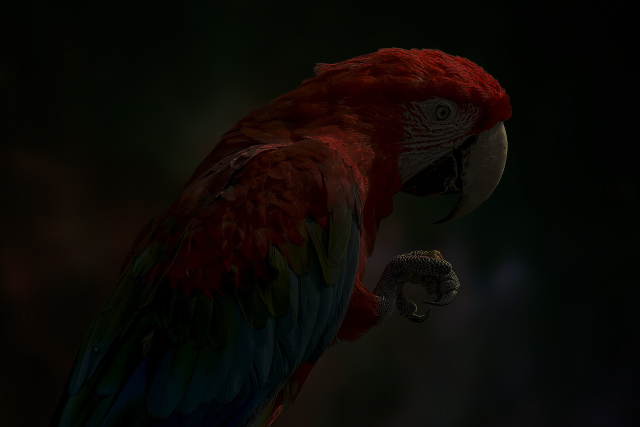
#> input picture parrot.jpg, 1280 x 853 px (shown at 1/2 size)
$ jupyter execute Histogram.ipynb
#> lines starting #> are read from the running program, lines starting #| are printed output that depends on the picture
# Ex. No: 03
## Histogram Equalization Using OpenCV (Grayscale & Color Images)

**Name :** SHYAM S    **Reg. No :** 212223240156    **Slot No :** 26OD1143

### Write a Python program using OpenCV to perform histogram equalization on the given grayscale image **"parrot.jpg"**.

The program should:

- Import the required libraries (**OpenCV, NumPy, Matplotlib**).
- Read the image **"parrot.jpg"** in **grayscale** format.
- Display the grayscale image and plot its histogram.
- Perform **histogram equalization** on the grayscale image using `cv2.equalizeHist()` to enhance its contrast.
- Using Matplotlib, display the following in a **2 × 2 grid layout**:
  - Original Grayscale Image
  - Histogram of Original Image
  - Enhanced (Equalized) Image
  - Histogram of Enhanced Image

[cell 1]
# Import required libraries
import cv2
import numpy as np
import matplotlib.pyplot as plt

[cell 2]
# Read the image in grayscale format
img = cv2.imread('parrot.jpg', cv2.IMREAD_GRAYSCALE)
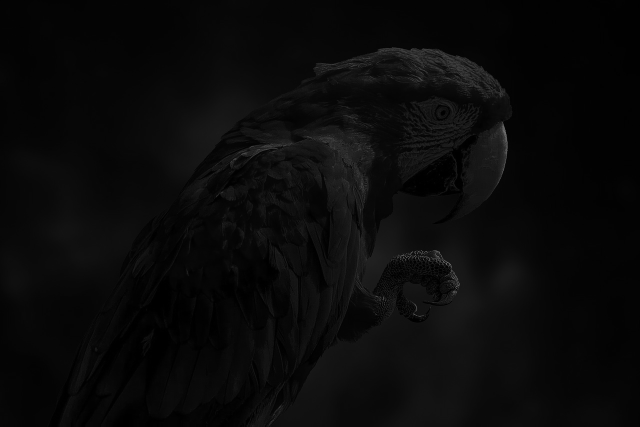
#> img: shape (853, 1280) (shown at 1/2 size); min 0, max 132, mean 9.6

[cell 3]
# Display the grayscale image.
plt.imshow(img, cmap='gray')
plt.title('Original Image')
plt.show()

[cell 4]
# Plot the histogram of the grayscale image
plt.hist(img.ravel(),256,range = [0, 256]);
plt.title('Original Image')
plt.show()
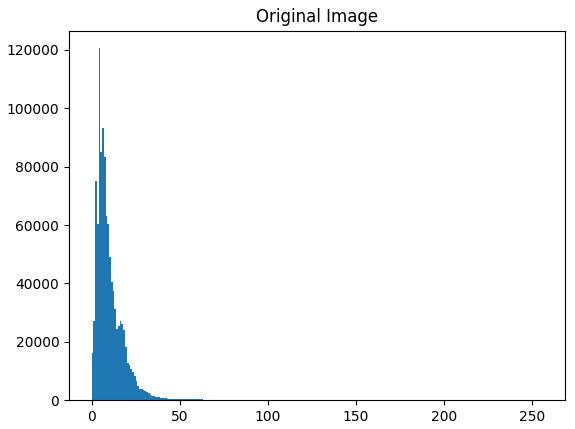
#> figure drawn by matplotlib, 1 panel; tallest bar 120586 high, from x = 4 to 5

[cell 5]
# Perform histogram equalization
img_eq = cv2.equalizeHist(img)
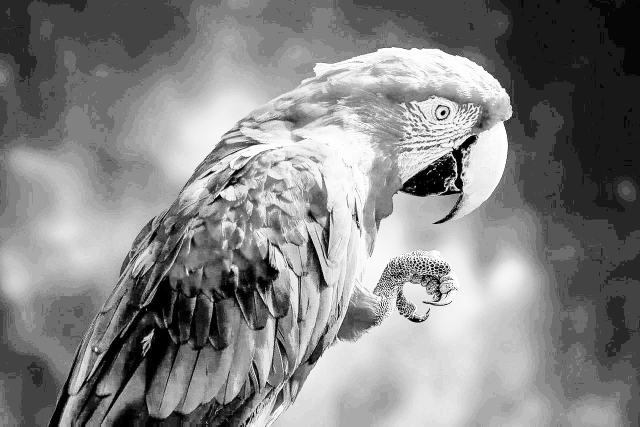
#> img_eq: shape (853, 1280) (shown at 1/2 size); min 0, max 255, mean 132.6

[cell 6]
# Display [1] the Original Image (Gray Image) and its Histogram, and [2] the Enhanced Image and its Histogram using a 2×2 layout in Matplotlib.
plt.hist(img_eq.ravel(), 256, range = [0, 256])
plt.title('Equalized Histogram')
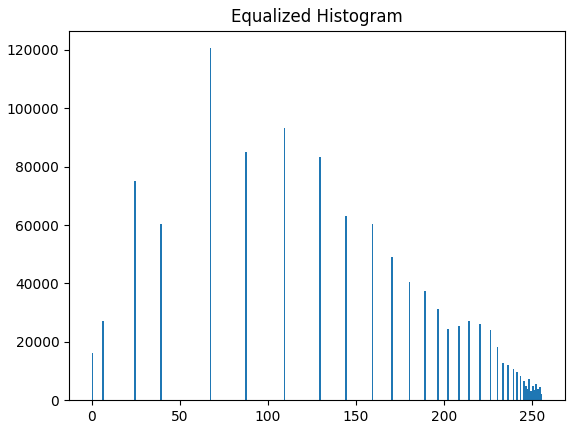
#> figure drawn by matplotlib, 1 panel; tallest bar 120586 high, from x = 67 to 68

### Write a Python program using OpenCV to perform color image enhancement through histogram equalization in the HSV color space on the given image **"parrot.jpg"**.

The program should:

- Import the required libraries (**OpenCV, NumPy, Matplotlib**).
- Read the color image **"parrot.jpg"**.
- Plot the **histogram of the original color image** (use the **B, G, and R** channels).
- Convert the image from **BGR to HSV** color space.
- Apply **histogram equalization** to one specific channel to improve brightness and contrast using `cv2.equalizeHist()`.
- Convert the enhanced HSV image back to **BGR** format.
- Using Matplotlib, display the following in a **2 × 2 grid layout**:
  - Original Color Image
  - Histogram of Original Image (BGR channels)
  - Enhanced Color Image
  - Histogram of Enhanced Image (BGR channels)

[cell 7]
# Import required libraries
import cv2
import numpy as np
import matplotlib.pyplot as plt

[cell 8]
# Read the colorgiven parrot.jpg image.
img = cv2.imread('parrot.jpg', cv2.IMREAD_COLOR)
#> img is the input picture: shape (853, 1280, 3); mean B, G, R 5.6, 9, 12.4

[cell 9]
# Plot the histogram of colour image

plt.figure(figsize=(10,8))
plt.subplot(2,2,1)
plt.imshow(cv2.cvtColor(img, cv2.COLOR_BGR2RGB))
plt.title("Original Color Image")
plt.axis("off")

plt.subplot(2,2,2)
plt.hist(img.ravel(), 256, range=[0,256])
plt.title("Histogram of Original Image")
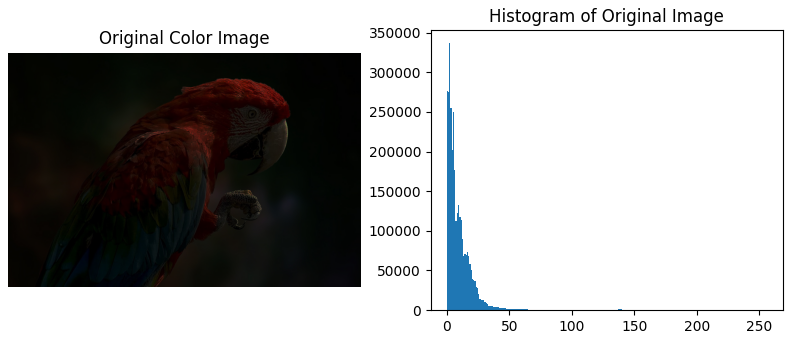
#> figure drawn by matplotlib, 2 panels; panel 2: tallest bar 336652 high, from x = 2 to 3

[cell 10]
# Convert to HSV.
hsv = cv2.cvtColor(img, cv2.COLOR_BGR2HSV)
#> hsv: shape (853, 1280, 3); mean H, S, V 42.1, 165.9, 14.5

[cell 11]
# Perform histogram equalization
hsv[:,:,2] = cv2.equalizeHist(hsv[:,:,2])
#> hsv: shape (853, 1280, 3); mean H, S, V 42.1, 165.9, 131

[cell 12]
# Convert back to BGR format
img_eq = cv2.cvtColor(hsv, cv2.COLOR_HSV2BGR)
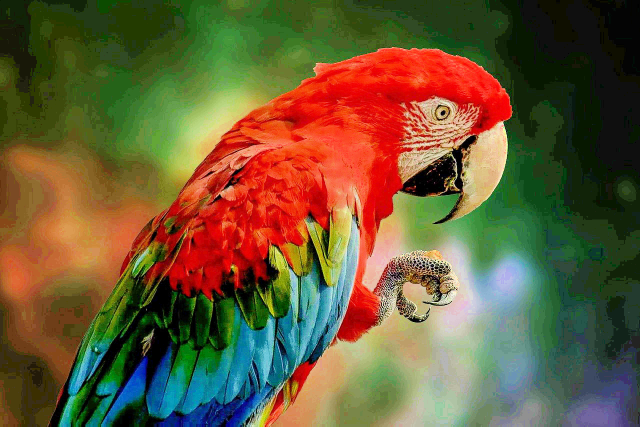
#> img_eq: shape (853, 1280, 3) (shown at 1/2 size); mean B, G, R 55.1, 90.2, 106.1

[cell 13]
# Display
plt.figure(figsize=(10,8))

plt.subplot(221)
plt.imshow(img[:, :, ::-1])
plt.title("Original Image")

plt.subplot(222)
plt.hist(img.ravel(), 256, range=[0,256])
plt.title("Original Histogram")

plt.subplot(223)
plt.imshow(img_eq[:, :, ::-1])
plt.title("Enhanced Image")

plt.subplot(224)
plt.hist(img_eq.ravel(), 256, range=[0,256])
plt.title("Enhanced Histogram")

plt.show()
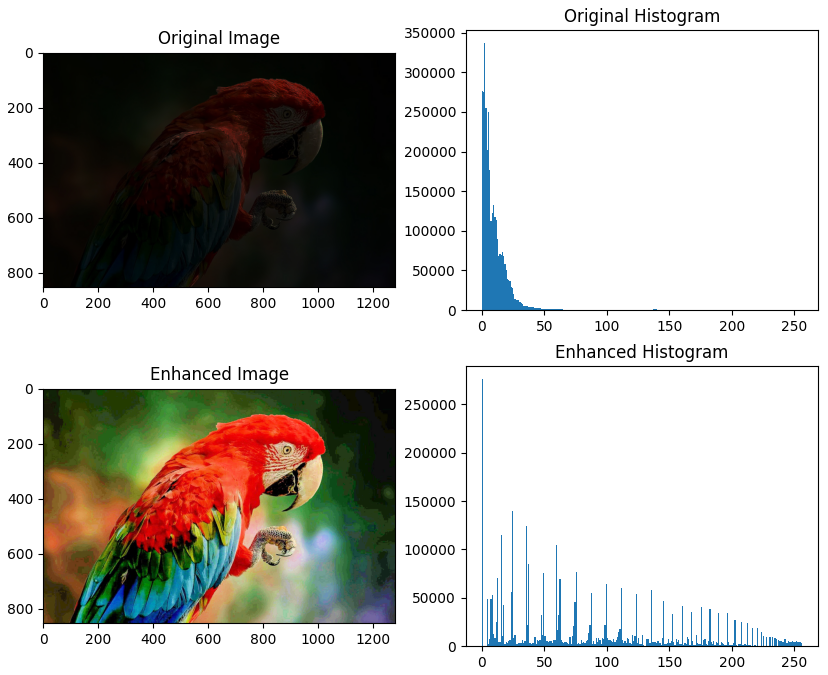
#> figure drawn by matplotlib, 4 panels; panel 2: tallest bar 336652 high, from x = 2 to 3; panel 4: tallest bar 275881 high, from x = 0 to 1
